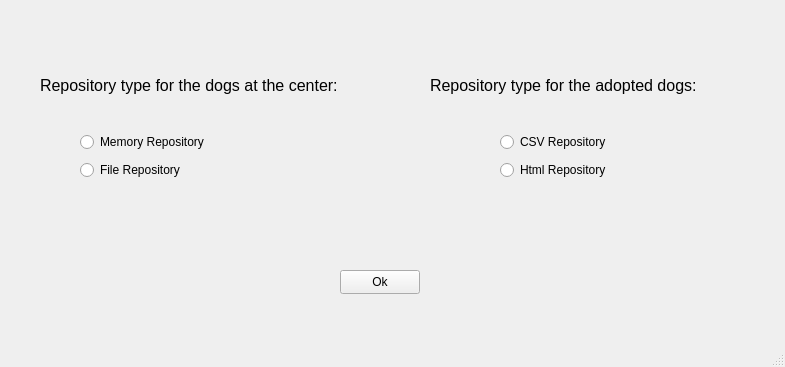
<?xml version="1.0" encoding="UTF-8"?>
<ui version="4.0">
 <class>MainWindow</class>
 <widget class="QMainWindow" name="MainWindow">
  <property name="geometry">
   <rect>
    <x>0</x>
    <y>0</y>
    <width>785</width>
    <height>367</height>
   </rect>
  </property>
  <property name="windowTitle">
   <string>MainWindow</string>
  </property>
  <widget class="QWidget" name="centralwidget">
   <widget class="QLabel" name="label">
    <property name="geometry">
     <rect>
      <x>40</x>
      <y>70</y>
      <width>311</width>
      <height>31</height>
     </rect>
    </property>
    <property name="font">
     <font>
      <pointsize>12</pointsize>
      <bold>false</bold>
     </font>
    </property>
    <property name="text">
     <string>Repository type for the dogs at the center:</string>
    </property>
   </widget>
   <widget class="QLabel" name="label_2">
    <property name="geometry">
     <rect>
      <x>430</x>
      <y>70</y>
      <width>311</width>
      <height>31</height>
     </rect>
    </property>
    <property name="font">
     <font>
      <pointsize>12</pointsize>
      <bold>false</bold>
     </font>
    </property>
    <property name="text">
     <string>Repository type for the adopted dogs:</string>
    </property>
   </widget>
   <widget class="QWidget" name="layoutWidget">
    <property name="geometry">
     <rect>
      <x>500</x>
      <y>130</y>
      <width>131</width>
      <height>52</height>
     </rect>
    </property>
    <layout class="QVBoxLayout" name="verticalLayout_2">
     <item>
      <widget class="QRadioButton" name="btnCsvRepo">
       <property name="text">
        <string>CSV Repository</string>
       </property>
      </widget>
     </item>
     <item>
      <widget class="QRadioButton" name="btnHtmlRepo">
       <property name="text">
        <string>Html Repository</string>
       </property>
      </widget>
     </item>
    </layout>
   </widget>
   <widget class="QPushButton" name="btnSetRepo">
    <property name="geometry">
     <rect>
      <x>340</x>
      <y>270</y>
      <width>80</width>
      <height>24</height>
     </rect>
    </property>
    <property name="text">
     <string>Ok</string>
    </property>
   </widget>
   <widget class="QWidget" name="layoutWidget">
    <property name="geometry">
     <rect>
      <x>80</x>
      <y>130</y>
      <width>131</width>
      <height>52</height>
     </rect>
    </property>
    <layout class="QVBoxLayout" name="verticalLayout">
     <item>
      <widget class="QRadioButton" name="btnMemoryRepo">
       <property name="text">
        <string>Memory Repository</string>
       </property>
      </widget>
     </item>
     <item>
      <widget class="QRadioButton" name="btnRepoFile">
       <property name="text">
        <string>File Repository</string>
       </property>
      </widget>
     </item>
    </layout>
   </widget>
  </widget>
  <widget class="QStatusBar" name="statusbar"/>
  <widget class="QMenuBar" name="menubar">
   <property name="geometry">
    <rect>
     <x>0</x>
     <y>0</y>
     <width>785</width>
     <height>21</height>
    </rect>
   </property>
  </widget>
 </widget>
 <resources/>
 <connections/>
</ui>
